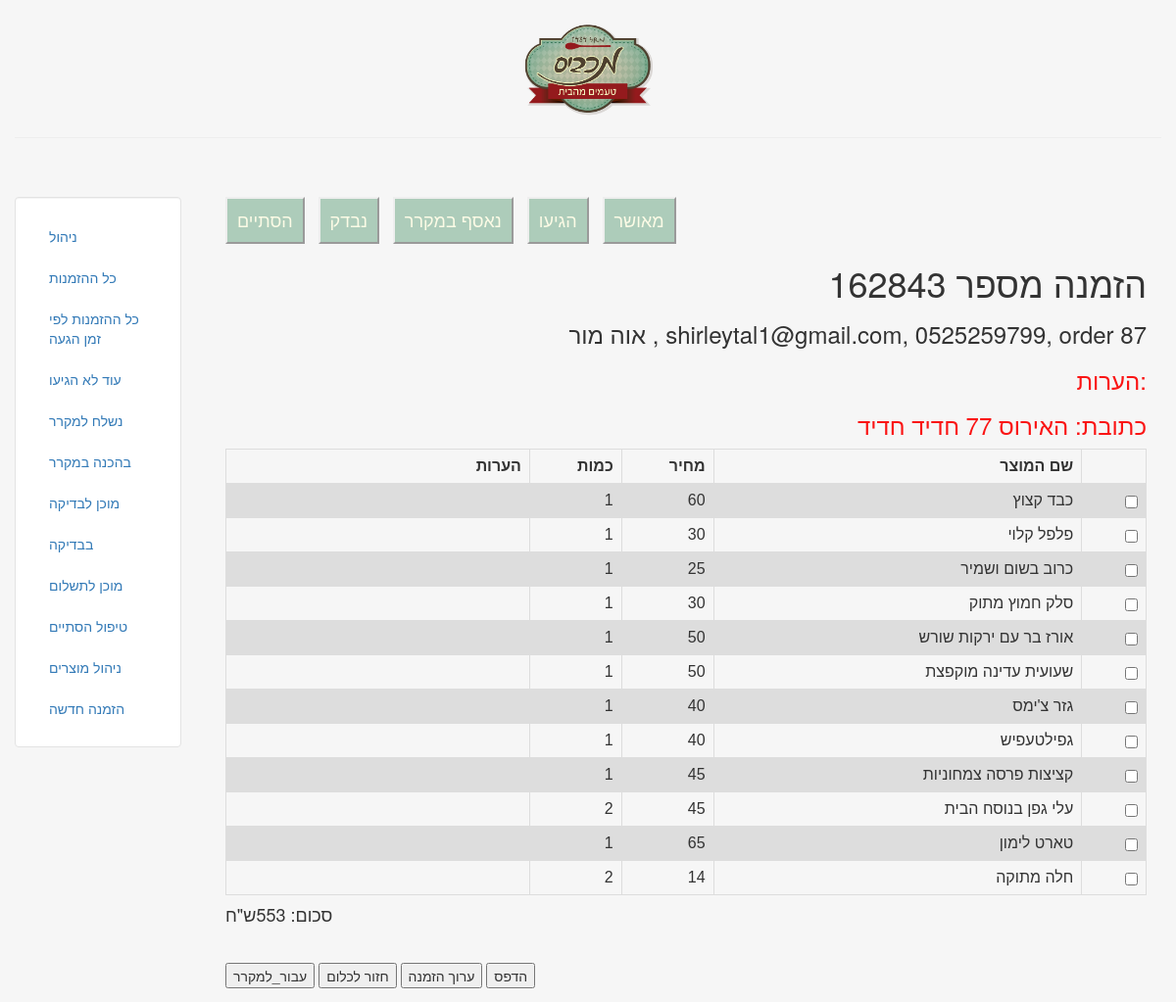
The page /ordersDone/87 on the database its author committed.
### Orders/models.py (models this page shows, shortened)
class OrdersList(models.Model):
    customer_id = models.ForeignKey('Customer', on_delete=models.CASCADE)
    foreign_order_id = models.IntegerField(default=0)
    confirmed_time = models.DateTimeField(null=True, blank=True)
    here_to_take_time = models.DateTimeField(null=True, blank=True)
    ready_to_check_time = models.DateTimeField(null=True, blank=True)
    ready_to_pay_time = models.DateTimeField(null=True, blank=True)
    done_time = models.DateTimeField(null=True, blank=True)
    status = models.CharField(max_length=1, choices=STATUS_CHOICES, default='1')
    notes = models.TextField()
    pre_prepared = models.BooleanField(default=False)
    payed = models.BooleanField(default=False)
    pick_up_time = models.DateTimeField(null=True, blank=True)
    total_price = models.IntegerField(default=0)
    delivery_method = models.IntegerField(default=0)

class Customer(models.Model):
    name = models.CharField(max_length=50)
    phone = models.CharField(max_length=15)  # convert to regexp (from form?)
    email = models.EmailField(max_length=254, )
    address = models.CharField(max_length=150, default="")
    address_city = models.CharField(max_length=50, default="")
    def __str__(self):
        return self.name

class ProductOrderHelper(models.Model):
    order_id = models.ForeignKey('OrdersList', on_delete=models.CASCADE, )
    product_id = models.ForeignKey('Products', on_delete=models.PROTECT)
    number_of_packages = models.IntegerField()
    time = models.DateTimeField(auto_now_add=True)
    changes = models.CharField(max_length=500)

class Products(models.Model):
    product_name = models.CharField(max_length=50)
    foreign_product_id = models.IntegerField(default=0)
    foreign_product_id_2 = models.IntegerField(default=0)  # english menu
    price = models.IntegerField()
    def __str__(self):
        return self.product_name

### Orders/viewsLists2.py (the view, shortened to what this page needs)
# urls.py: url(r'^orders/(?P<pk>\d+)$', OrderDetailView.as_view(),{'action':'Nothing'}),
class OrderDetailView(DetailView):
    model = OrdersList
    template_name = "orders/order.html"
    def get_context_data(self, **kwargs):
        context = super(OrderDetailView, self).get_context_data(**kwargs)
        context["customer"] = Customer.objects.get(id=self.object.customer_id.id)
        context["products_in_order"] = ProductOrderHelper.objects.filter(order_id=self.object.id).order_by('product_id__id')
        temp_objects = ProductOrderHelper.objects.filter(order_id=self.object.id)
        total = 0
        for obj in temp_objects:
            total = total+ obj.number_of_packages * obj.product_id.price
        if total != self.object.total_price:
            print("!!!!!!!!!! total is different from total in orderslist: ", total, " vs ", self.object.total_price)
        context["total_price"] = total
        self.object = self.get_object()  # change to this_object?
        status_int = int(self.object.status)
        print("order status: ", status_int)
        status_str_new = str(status_int)
        self.object.status = status_str_new
        self.object.save()
        context["action"] = ACTIONS_CHOICES[status_int]
        context["back_action"] = BACK_ACTIONS_CHOICES[status_int]
        context["comment"] = self.object.notes
        context["confirmed_class"] = "notDone"
        context["here_to_take_class"] = "notDone"
        context["preparing_class"] = "notDone"
        context["ready_to_check_class"] = "notDone"
        context["checking_class"] = "notDone"
        context["ready_to_pay_class"] = "notDone"
        context["done_class"] = "notDone"
        if self.object.pre_prepared:
            context["b_pre_prepared"] = True
        else:
            context["b_pre_prepared"] = False
        if self.object.delivery_method == 3 | self.object.delivery_method == 4:
            context["delivery"] = True
        else:
            context["delivery"] = False
        if self.object.payed:
            context["b_payed"] = True
        else:
            context["b_payed"] = False
        return context

### Orders/templates/orders/order.html (shortened to what this page needs)
{% extends "orders/header.html" %}
{% block content %}
<div class="box {{done_class}}"><h4>הסתיים</h4></div>
<div class="box {{ready_to_pay_class}}"><h4>נבדק</h4></div>
<div class="box {{ready_to_check_class}}"><h4>נאסף במקרר</h4></div>
<div class="box {{here_to_take_class}}"><h4>הגיעו</h4></div>
<div class="box {{confirmed_class}}"><h4>מאושר</h4></div>
    <h1 style="text-align:right;">הזמנה מספר {{object.foreign_order_id}}</h1>
    <h3 style="text-align:right;">{{object.customer_id}}, {{customer.email}}, {{customer.phone}}, order {{object.id}} </h3>
    <h3 style="text-align:right; color:rgb(250, 20, 20)">הערות: {{comment}} </h3>
    <h3 style="text-align:right; color:rgb(250, 20, 20)"> כתובת: {{customer.address}} {{customer.address_city}} </h3>
    <div>
        <table style="width:100%">
            <colgroup>
                <col span="1" style="width: 33%;">
                <col span="1" style="width: 10%;">
                <col span="1" style="width: 10%;">
                <col span="1" style="width: 40%;">
                <col span="1" style="width: 7%;">
            </colgroup>
            <tr >   <th>הערות</th><th>כמות</th><th>מחיר</th><th>שם המוצר</th><th></th></tr>
            {% for product in products_in_order %}
                <tr>
                    <td >{{ product.changes }}</td>
                    <td >{{ product.number_of_packages }}</td>
                    <td >{{ product.product_id.price }}</td>
                    <td >{{ product.product_id }}</td>
                    <td style="border-bottom: 1px solid #ddd; padding-right 5px; padding-bottom 5px; -moz-transform: scale(1); -webkit-transform: scale(1);">
                        <input type="checkbox"></td>
                </tr>
            {%endfor%}
        </table>
        <h4>    סכום: {{total_price}}<span>ש"ח</span> </h4>
    </div>
    <div>
        <div style="height: 30px; "></div>
        <form method="POST" action=""> {% csrf_token %}
            <input type="submit" value={{action}} name="GoToNextStep">
            <input type="submit" value="חזור ל{{back_action}}" name="GoToPrevStep">
            <input type="submit" value="ערוך הזמנה" name="editOrder">
            <input type="submit" value="הדפס" name="printOrder">
        </form>
    </div>
{% endblock %}

### Orders/static/maccabis/css/style.css (style rules this page uses)
.box { display: inline-block; text-align: center; padding: 2px 10px 2px 10px; margin-right: 10px; border-style: outset; border-width: 2px; color:black; }
.notDone { background-color:#adccba; color:#fcfbe6; }
th, td { padding: 8px; text-align: left; border-bottom: 1px solid #ddd; }

### Orders/templates/orders/header.html (style rules this page uses)
html, body { height:100% }
table { font-family: arial, sans-serif; border-collapse: collapse; width: 100%; }
td, th { border: 1px solid #dddddd; text-align: left; padding: 8px; text-align: right; }
tr:nth-child(even) { background-color: #dddddd; }

### rows shown on the page
OrdersList: foreign_order_id "162843", customer_id "אוה מור", id "87"
Customer: email "shirleytal1@gmail.com", phone "0525259799", address "האירוס 77 חדיד", address_city "חדיד"
ProductOrderHelper: number_of_packages "1", product_id.price "60", product_id "כבד קצוץ"
ProductOrderHelper: number_of_packages "1", product_id.price "30", product_id "פלפל קלוי"
ProductOrderHelper: number_of_packages "1", product_id.price "25", product_id "כרוב בשום ושמיר"
ProductOrderHelper: number_of_packages "1", product_id.price "30", product_id "סלק חמוץ מתוק"
ProductOrderHelper: number_of_packages "1", product_id.price "50", product_id "אורז בר עם ירקות שורש"
ProductOrderHelper: number_of_packages "1", product_id.price "50", product_id "שעועית עדינה מוקפצת"
ProductOrderHelper: number_of_packages "1", product_id.price "40", product_id "גזר צ'ימס"
ProductOrderHelper: number_of_packages "1", product_id.price "40", product_id "גפילטעפיש"
ProductOrderHelper: number_of_packages "1", product_id.price "45", product_id "קציצות פרסה צמחוניות"
ProductOrderHelper: number_of_packages "2", product_id.price "45", product_id "עלי גפן בנוסח הבית"
ProductOrderHelper: number_of_packages "1", product_id.price "65", product_id "טארט לימון"
ProductOrderHelper: number_of_packages "2", product_id.price "14", product_id "חלה מתוקה"

### other values the page prints
{{ total_price }} "553"
